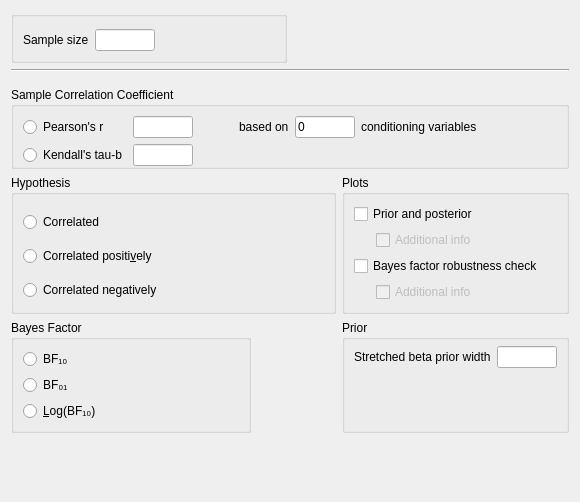
<?xml version="1.0" encoding="UTF-8"?>
<ui version="4.0">
 <class>SummaryStatsCorrelationBayesianPairsForm</class>
 <widget class="QWidget" name="SummaryStatsCorrelationBayesianPairsForm">
  <property name="geometry">
   <rect>
    <x>0</x>
    <y>0</y>
    <width>565</width>
    <height>502</height>
   </rect>
  </property>
  <property name="sizePolicy">
   <sizepolicy hsizetype="Fixed" vsizetype="Preferred">
    <horstretch>0</horstretch>
    <verstretch>0</verstretch>
   </sizepolicy>
  </property>
  <property name="windowTitle">
   <string>Form</string>
  </property>
  <layout class="QGridLayout" name="gridLayout">
   <item row="0" column="0">
    <widget class="BoundGroupBox" name="inputValues">
     <property name="title">
      <string/>
     </property>
     <property name="flat">
      <bool>false</bool>
     </property>
     <layout class="QGridLayout" name="gridLayout_6">
      <property name="topMargin">
       <number>12</number>
      </property>
      <item row="0" column="2">
       <widget class="BoundTextBox" name="sampleSize">
        <property name="maximumSize">
         <size>
          <width>60</width>
          <height>16777215</height>
         </size>
        </property>
       </widget>
      </item>
      <item row="0" column="0">
       <widget class="QLabel" name="label_2">
        <property name="text">
         <string>Sample size</string>
        </property>
       </widget>
      </item>
      <item row="0" column="3">
       <spacer name="horizontalSpacer_2">
        <property name="orientation">
         <enum>Qt::Horizontal</enum>
        </property>
        <property name="sizeHint" stdset="0">
         <size>
          <width>40</width>
          <height>20</height>
         </size>
        </property>
       </spacer>
      </item>
     </layout>
    </widget>
   </item>
   <item row="1" column="0" colspan="2">
    <widget class="Line" name="line">
     <property name="font">
      <font>
       <weight>50</weight>
       <bold>false</bold>
      </font>
     </property>
     <property name="frameShadow">
      <enum>QFrame::Sunken</enum>
     </property>
     <property name="lineWidth">
      <number>1</number>
     </property>
     <property name="orientation">
      <enum>Qt::Horizontal</enum>
     </property>
    </widget>
   </item>
   <item row="3" column="0">
    <spacer name="verticalSpacer">
     <property name="orientation">
      <enum>Qt::Vertical</enum>
     </property>
     <property name="sizeHint" stdset="0">
      <size>
       <width>20</width>
       <height>40</height>
      </size>
     </property>
    </spacer>
   </item>
   <item row="2" column="0" colspan="2">
    <widget class="QWidget" name="gridWidget" native="true">
     <property name="sizePolicy">
      <sizepolicy hsizetype="Fixed" vsizetype="Fixed">
       <horstretch>0</horstretch>
       <verstretch>0</verstretch>
      </sizepolicy>
     </property>
     <layout class="QGridLayout" name="gridLayout_7">
      <property name="leftMargin">
       <number>0</number>
      </property>
      <property name="rightMargin">
       <number>0</number>
      </property>
      <property name="bottomMargin">
       <number>0</number>
      </property>
      <item row="2" column="0">
       <widget class="QWidget" name="widget_2" native="true">
        <property name="maximumSize">
         <size>
          <width>240</width>
          <height>16777215</height>
         </size>
        </property>
        <layout class="QGridLayout" name="gridLayout_5">
         <property name="leftMargin">
          <number>0</number>
         </property>
         <property name="topMargin">
          <number>0</number>
         </property>
         <property name="rightMargin">
          <number>0</number>
         </property>
         <property name="bottomMargin">
          <number>0</number>
         </property>
         <item row="4" column="0">
          <widget class="BoundGroupBox" name="bayesFactorType">
           <property name="title">
            <string>Bayes Factor</string>
           </property>
           <property name="flat">
            <bool>false</bool>
           </property>
           <layout class="QGridLayout" name="gridLayout_13">
            <item row="1" column="0">
             <widget class="QRadioButton" name="_2">
              <property name="sizePolicy">
               <sizepolicy hsizetype="Fixed" vsizetype="Fixed">
                <horstretch>0</horstretch>
                <verstretch>0</verstretch>
               </sizepolicy>
              </property>
              <property name="text">
               <string>BF₀₁</string>
              </property>
             </widget>
            </item>
            <item row="2" column="0">
             <widget class="QRadioButton" name="_3">
              <property name="sizePolicy">
               <sizepolicy hsizetype="Fixed" vsizetype="Fixed">
                <horstretch>0</horstretch>
                <verstretch>0</verstretch>
               </sizepolicy>
              </property>
              <property name="text">
               <string>&amp;Log(BF₁₀)</string>
              </property>
             </widget>
            </item>
            <item row="1" column="1">
             <spacer name="horizontalSpacer_3">
              <property name="orientation">
               <enum>Qt::Horizontal</enum>
              </property>
              <property name="sizeHint" stdset="0">
               <size>
                <width>40</width>
                <height>20</height>
               </size>
              </property>
             </spacer>
            </item>
            <item row="0" column="0">
             <widget class="QRadioButton" name="_1">
              <property name="sizePolicy">
               <sizepolicy hsizetype="Fixed" vsizetype="Fixed">
                <horstretch>0</horstretch>
                <verstretch>0</verstretch>
               </sizepolicy>
              </property>
              <property name="text">
               <string>BF₁₀</string>
              </property>
             </widget>
            </item>
           </layout>
          </widget>
         </item>
        </layout>
       </widget>
      </item>
      <item row="2" column="1">
       <widget class="QWidget" name="widget_3" native="true">
        <property name="sizePolicy">
         <sizepolicy hsizetype="Preferred" vsizetype="Preferred">
          <horstretch>0</horstretch>
          <verstretch>0</verstretch>
         </sizepolicy>
        </property>
        <layout class="QGridLayout" name="gridLayout_2">
         <property name="leftMargin">
          <number>0</number>
         </property>
         <property name="topMargin">
          <number>0</number>
         </property>
         <property name="rightMargin">
          <number>0</number>
         </property>
         <property name="bottomMargin">
          <number>0</number>
         </property>
         <item row="0" column="0">
          <widget class="BoundGroupBox" name="groupBox">
           <property name="title">
            <string>Prior</string>
           </property>
           <layout class="QGridLayout" name="gridLayout_11">
            <property name="topMargin">
             <number>6</number>
            </property>
            <item row="0" column="1">
             <widget class="BoundTextBox" name="priorWidth">
              <property name="sizePolicy">
               <sizepolicy hsizetype="Fixed" vsizetype="Preferred">
                <horstretch>0</horstretch>
                <verstretch>0</verstretch>
               </sizepolicy>
              </property>
              <property name="minimumSize">
               <size>
                <width>60</width>
                <height>0</height>
               </size>
              </property>
              <property name="maximumSize">
               <size>
                <width>60</width>
                <height>16777215</height>
               </size>
              </property>
             </widget>
            </item>
            <item row="0" column="0">
             <widget class="QLabel" name="label">
              <property name="sizePolicy">
               <sizepolicy hsizetype="Fixed" vsizetype="Fixed">
                <horstretch>0</horstretch>
                <verstretch>0</verstretch>
               </sizepolicy>
              </property>
              <property name="text">
               <string>Stretched beta prior width</string>
              </property>
             </widget>
            </item>
            <item row="1" column="1">
             <spacer name="verticalSpacer_2">
              <property name="orientation">
               <enum>Qt::Vertical</enum>
              </property>
              <property name="sizeHint" stdset="0">
               <size>
                <width>20</width>
                <height>40</height>
               </size>
              </property>
             </spacer>
            </item>
           </layout>
          </widget>
         </item>
        </layout>
       </widget>
      </item>
      <item row="1" column="0">
       <widget class="BoundGroupBox" name="hypothesis">
        <property name="title">
         <string>Hypothesis</string>
        </property>
        <property name="flat">
         <bool>true</bool>
        </property>
        <layout class="QGridLayout" name="gridLayout_10">
         <property name="bottomMargin">
          <number>0</number>
         </property>
         <item row="1" column="0">
          <widget class="QRadioButton" name="_2oneTailedGreaterThan">
           <property name="sizePolicy">
            <sizepolicy hsizetype="Fixed" vsizetype="Fixed">
             <horstretch>0</horstretch>
             <verstretch>0</verstretch>
            </sizepolicy>
           </property>
           <property name="text">
            <string>Correlated positi&amp;vely</string>
           </property>
          </widget>
         </item>
         <item row="2" column="0">
          <widget class="QRadioButton" name="_3oneTailedLessThan">
           <property name="sizePolicy">
            <sizepolicy hsizetype="Fixed" vsizetype="Fixed">
             <horstretch>0</horstretch>
             <verstretch>0</verstretch>
            </sizepolicy>
           </property>
           <property name="text">
            <string>Correlated negatively</string>
           </property>
          </widget>
         </item>
         <item row="0" column="0">
          <widget class="QRadioButton" name="_1twoTailed">
           <property name="sizePolicy">
            <sizepolicy hsizetype="Fixed" vsizetype="Fixed">
             <horstretch>0</horstretch>
             <verstretch>0</verstretch>
            </sizepolicy>
           </property>
           <property name="text">
            <string>Correlated</string>
           </property>
          </widget>
         </item>
         <item row="1" column="1">
          <spacer name="horizontalSpacer_5">
           <property name="orientation">
            <enum>Qt::Horizontal</enum>
           </property>
           <property name="sizeHint" stdset="0">
            <size>
             <width>40</width>
             <height>20</height>
            </size>
           </property>
          </spacer>
         </item>
        </layout>
       </widget>
      </item>
      <item row="1" column="1">
       <widget class="BoundGroupBox" name="plotsGroup">
        <property name="title">
         <string>Plots</string>
        </property>
        <layout class="QGridLayout" name="gridLayout_4">
         <item row="0" column="0" colspan="3">
          <widget class="BoundCheckBox" name="plotPriorAndPosterior">
           <property name="enabled">
            <bool>true</bool>
           </property>
           <property name="sizePolicy">
            <sizepolicy hsizetype="Fixed" vsizetype="Fixed">
             <horstretch>0</horstretch>
             <verstretch>0</verstretch>
            </sizepolicy>
           </property>
           <property name="text">
            <string>Prior and posterior</string>
           </property>
          </widget>
         </item>
         <item row="2" column="1" colspan="3">
          <widget class="BoundCheckBox" name="plotPriorAndPosteriorAdditionalInfo">
           <property name="enabled">
            <bool>false</bool>
           </property>
           <property name="sizePolicy">
            <sizepolicy hsizetype="Fixed" vsizetype="Fixed">
             <horstretch>0</horstretch>
             <verstretch>0</verstretch>
            </sizepolicy>
           </property>
           <property name="text">
            <string>Additional info</string>
           </property>
          </widget>
         </item>
         <item row="3" column="0" colspan="3">
          <widget class="BoundCheckBox" name="plotBayesFactorRobustness">
           <property name="enabled">
            <bool>true</bool>
           </property>
           <property name="sizePolicy">
            <sizepolicy hsizetype="Fixed" vsizetype="Fixed">
             <horstretch>0</horstretch>
             <verstretch>0</verstretch>
            </sizepolicy>
           </property>
           <property name="text">
            <string>Bayes factor robustness check</string>
           </property>
          </widget>
         </item>
         <item row="4" column="0">
          <widget class="QWidget" name="widget_4" native="true">
           <property name="maximumSize">
            <size>
             <width>16</width>
             <height>16777215</height>
            </size>
           </property>
          </widget>
         </item>
         <item row="4" column="1">
          <widget class="BoundCheckBox" name="plotBayesFactorRobustnessAdditionalInfo">
           <property name="enabled">
            <bool>false</bool>
           </property>
           <property name="sizePolicy">
            <sizepolicy hsizetype="Fixed" vsizetype="Fixed">
             <horstretch>0</horstretch>
             <verstretch>0</verstretch>
            </sizepolicy>
           </property>
           <property name="text">
            <string>Additional info</string>
           </property>
          </widget>
         </item>
        </layout>
       </widget>
      </item>
      <item row="0" column="0" colspan="2">
       <widget class="BoundGroupBox" name="correlationCoefficient">
        <property name="title">
         <string>Sample Correlation Coefficient</string>
        </property>
        <property name="flat">
         <bool>true</bool>
        </property>
        <layout class="QGridLayout" name="gridLayout_9">
         <property name="bottomMargin">
          <number>0</number>
         </property>
         <item row="0" column="2">
          <spacer name="horizontalSpacer_4">
           <property name="orientation">
            <enum>Qt::Horizontal</enum>
           </property>
           <property name="sizeType">
            <enum>QSizePolicy::Minimum</enum>
           </property>
           <property name="sizeHint" stdset="0">
            <size>
             <width>40</width>
             <height>20</height>
            </size>
           </property>
          </spacer>
         </item>
         <item row="1" column="2">
          <spacer name="horizontalSpacer_6">
           <property name="orientation">
            <enum>Qt::Horizontal</enum>
           </property>
           <property name="sizeHint" stdset="0">
            <size>
             <width>40</width>
             <height>20</height>
            </size>
           </property>
          </spacer>
         </item>
         <item row="0" column="1">
          <widget class="BoundTextBox" name="pearsonRhoValue">
           <property name="maximumSize">
            <size>
             <width>60</width>
             <height>16777215</height>
            </size>
           </property>
          </widget>
         </item>
         <item row="0" column="0">
          <widget class="QRadioButton" name="pearsonRho">
           <property name="sizePolicy">
            <sizepolicy hsizetype="Fixed" vsizetype="Fixed">
             <horstretch>0</horstretch>
             <verstretch>0</verstretch>
            </sizepolicy>
           </property>
           <property name="text">
            <string>Pearson's r</string>
           </property>
          </widget>
         </item>
         <item row="1" column="0">
          <widget class="QRadioButton" name="kendallTau">
           <property name="sizePolicy">
            <sizepolicy hsizetype="Fixed" vsizetype="Fixed">
             <horstretch>0</horstretch>
             <verstretch>0</verstretch>
            </sizepolicy>
           </property>
           <property name="text">
            <string>Kendall's tau-b</string>
           </property>
          </widget>
         </item>
         <item row="1" column="1">
          <widget class="BoundTextBox" name="kendallTauValue">
           <property name="maximumSize">
            <size>
             <width>60</width>
             <height>16777215</height>
            </size>
           </property>
          </widget>
         </item>
         <item row="0" column="4">
          <widget class="BoundTextBox" name="pearsonCondVars">
           <property name="sizePolicy">
            <sizepolicy hsizetype="Maximum" vsizetype="Fixed">
             <horstretch>0</horstretch>
             <verstretch>0</verstretch>
            </sizepolicy>
           </property>
           <property name="maximumSize">
            <size>
             <width>60</width>
             <height>16777215</height>
            </size>
           </property>
           <property name="text">
            <string>0</string>
           </property>
          </widget>
         </item>
         <item row="0" column="5">
          <widget class="QLabel" name="label_4">
           <property name="text">
            <string>conditioning variables</string>
           </property>
          </widget>
         </item>
         <item row="0" column="7">
          <spacer name="horizontalSpacer_7">
           <property name="orientation">
            <enum>Qt::Horizontal</enum>
           </property>
           <property name="sizeType">
            <enum>QSizePolicy::Minimum</enum>
           </property>
           <property name="sizeHint" stdset="0">
            <size>
             <width>40</width>
             <height>20</height>
            </size>
           </property>
          </spacer>
         </item>
         <item row="0" column="3">
          <widget class="QLabel" name="label_3">
           <property name="text">
            <string>based on</string>
           </property>
          </widget>
         </item>
         <item row="0" column="6">
          <spacer name="horizontalSpacer_8">
           <property name="orientation">
            <enum>Qt::Horizontal</enum>
           </property>
           <property name="sizeType">
            <enum>QSizePolicy::Minimum</enum>
           </property>
           <property name="sizeHint" stdset="0">
            <size>
             <width>40</width>
             <height>20</height>
            </size>
           </property>
          </spacer>
         </item>
        </layout>
       </widget>
      </item>
     </layout>
    </widget>
   </item>
   <item row="0" column="1">
    <spacer name="horizontalSpacer">
     <property name="orientation">
      <enum>Qt::Horizontal</enum>
     </property>
     <property name="sizeHint" stdset="0">
      <size>
       <width>40</width>
       <height>20</height>
      </size>
     </property>
    </spacer>
   </item>
  </layout>
 </widget>
 <customwidgets>
  <customwidget>
   <class>BoundTextBox</class>
   <extends>QLineEdit</extends>
   <header>widgets/boundtextbox.h</header>
  </customwidget>
  <customwidget>
   <class>BoundGroupBox</class>
   <extends>QGroupBox</extends>
   <header>widgets/boundgroupbox.h</header>
   <container>1</container>
  </customwidget>
  <customwidget>
   <class>BoundCheckBox</class>
   <extends>QCheckBox</extends>
   <header>widgets/boundcheckbox.h</header>
  </customwidget>
 </customwidgets>
 <tabstops>
  <tabstop>sampleSize</tabstop>
  <tabstop>pearsonRho</tabstop>
  <tabstop>pearsonRhoValue</tabstop>
  <tabstop>kendallTau</tabstop>
  <tabstop>kendallTauValue</tabstop>
  <tabstop>_1twoTailed</tabstop>
  <tabstop>_2oneTailedGreaterThan</tabstop>
  <tabstop>_3oneTailedLessThan</tabstop>
  <tabstop>plotPriorAndPosterior</tabstop>
  <tabstop>plotPriorAndPosteriorAdditionalInfo</tabstop>
  <tabstop>plotBayesFactorRobustness</tabstop>
  <tabstop>plotBayesFactorRobustnessAdditionalInfo</tabstop>
  <tabstop>_1</tabstop>
  <tabstop>_2</tabstop>
  <tabstop>_3</tabstop>
  <tabstop>priorWidth</tabstop>
 </tabstops>
 <resources/>
 <connections>
  <connection>
   <sender>plotPriorAndPosterior</sender>
   <signal>toggled(bool)</signal>
   <receiver>plotPriorAndPosteriorAdditionalInfo</receiver>
   <slot>setEnabled(bool)</slot>
   <hints>
    <hint type="sourcelabel">
     <x>318</x>
     <y>588</y>
    </hint>
    <hint type="destinationlabel">
     <x>325</x>
     <y>611</y>
    </hint>
   </hints>
  </connection>
  <connection>
   <sender>plotBayesFactorRobustness</sender>
   <signal>toggled(bool)</signal>
   <receiver>plotBayesFactorRobustnessAdditionalInfo</receiver>
   <slot>setEnabled(bool)</slot>
   <hints>
    <hint type="sourcelabel">
     <x>318</x>
     <y>588</y>
    </hint>
    <hint type="destinationlabel">
     <x>325</x>
     <y>611</y>
    </hint>
   </hints>
  </connection>
 </connections>
</ui>
